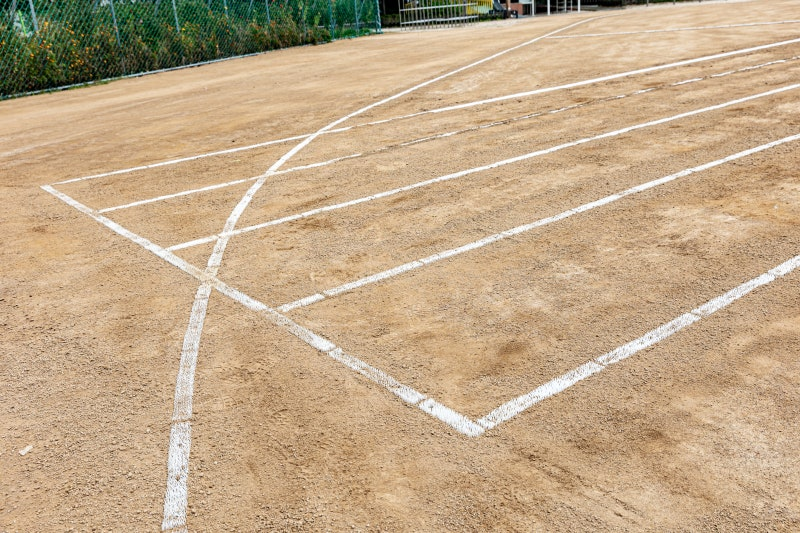
#> input picture hw/test_image.jpg, 800 x 533 px
$ python line_detect_2.py
#> lines starting #> are read from the running program, lines starting #| are printed output that depends on the picture; after the words box and inside, x2 and y2 are one past the last pixel; in counts of white or black regions, pixels touching at a corner belong together
#> further down, img is the input picture: shape (533, 800, 3); mean B, G, R 136.7, 168.9, 193.9
import cv2
import numpy as np

def nothing(x):
    pass

def resize_keep_ratio(img, max_width=1000, max_height=800):
#> called with max_width = 1000, max_height = 800
    h, w = img.shape[:2]
#> h = 533; w = 800

    scale_w = max_width / w
#> scale_w = 1.25
    scale_h = max_height / h
#> scale_h = 1.5
    scale = min(scale_w, scale_h, 1.0)  # 원본보다 키우지는 않음
#> scale = 1

    new_w = int(w * scale)
#> new_w = 800
    new_h = int(h * scale)
#> new_h = 533

    resized = cv2.resize(img, (new_w, new_h))
    return resized

# 1. 이미지 불러오기
img = cv2.imread('test_image.jpg')

if img is None:
    print("이미지를 불러오지 못했습니다. 'test_image.jpg' 경로를 확인하세요.")
    exit()

# 원본 비율 유지하면서 화면에 맞게 축소
img = resize_keep_ratio(img, max_width=1000, max_height=800)

# 2. 창 생성
cv2.namedWindow('Trackbars', cv2.WINDOW_NORMAL)
cv2.namedWindow('Original', cv2.WINDOW_NORMAL)
cv2.namedWindow('Mask', cv2.WINDOW_NORMAL)
cv2.namedWindow('Edges', cv2.WINDOW_NORMAL)
cv2.namedWindow('Line Detection', cv2.WINDOW_NORMAL)

# HSV 범위 (색상, 채도, 밝기)
cv2.createTrackbar('H_min_1', 'Trackbars', 0, 179, nothing)
cv2.createTrackbar('H_max_1', 'Trackbars', 10, 179, nothing)
cv2.createTrackbar('H_min_2', 'Trackbars', 160, 179, nothing)
cv2.createTrackbar('H_max_2', 'Trackbars', 179, 179, nothing)
cv2.createTrackbar('S_min', 'Trackbars', 100, 255, nothing)
cv2.createTrackbar('S_max', 'Trackbars', 255, 255, nothing)
cv2.createTrackbar('V_min', 'Trackbars', 80, 255, nothing)
cv2.createTrackbar('V_max', 'Trackbars', 255, 255, nothing)

# Morphology / Canny / Hough
cv2.createTrackbar('Kernel', 'Trackbars', 5, 15, nothing)
cv2.createTrackbar('Canny1', 'Trackbars', 50, 255, nothing)
cv2.createTrackbar('Canny2', 'Trackbars', 150, 255, nothing)
#조명, 노이즈, 선 굵기에 따라 edge 강도가 다르기 때문에 트랙바로 만듦
# threshold가 낮으면 edge 많이 검출 오검출 증가
# threshold가 높으면 edge 깔끔 약한 선 놓칠 수 있음
cv2.createTrackbar('Hough_Th', 'Trackbars', 50, 200, nothing)
cv2.createTrackbar('MinLen', 'Trackbars', 50, 500, nothing)
cv2.createTrackbar('MaxGap', 'Trackbars', 100, 500, nothing)

img_h, img_w = img.shape[:2]
#> img_h = 533; img_w = 800
cv2.createTrackbar('ROI_Y', 'Trackbars', img_h // 2, img_h - 1, nothing)

while True:
    frame = img.copy()

    # 3. ROI 설정(아래만 보게하는거임 (하늘 이런거 제낄라고))
    roi_y = cv2.getTrackbarPos('ROI_Y', 'Trackbars')
    roi = frame[roi_y:, :]
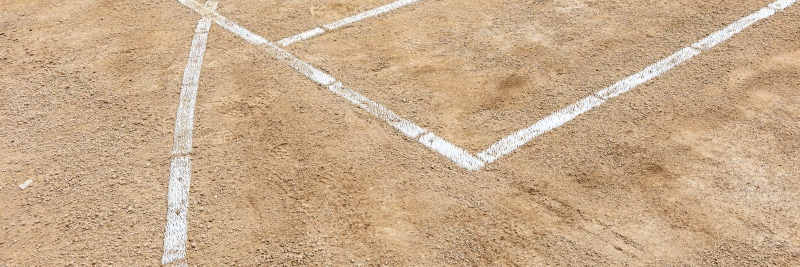
#> roi: shape (267, 800, 3); mean B, G, R 138.7, 170.9, 199.9

    result_img = frame.copy()
    cv2.rectangle(result_img, (0, roi_y), (frame.shape[1], frame.shape[0]), (255, 0, 0), 2)
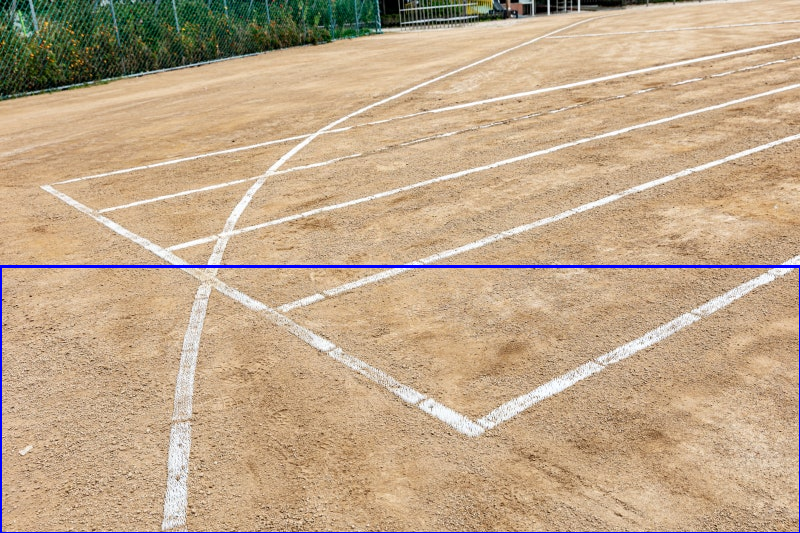
#> result_img: shape (533, 800, 3); 0.94% of pixels changed, all inside (x1, y1, x2, y2) = (0, 265, 800, 533)

    # 4. Blur + HSV 변환
    blur = cv2.GaussianBlur(roi, (5, 5), 0) #자갈ㄴㄴ
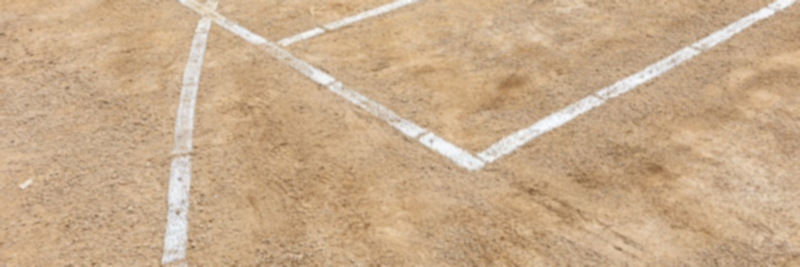
#> blur: shape (267, 800, 3); mean B, G, R 138.7, 170.9, 199.9
    hsv = cv2.cvtColor(blur, cv2.COLOR_BGR2HSV)
#> hsv: shape (267, 800, 3); mean H, S, V 16.8, 79, 199.9

    # 5. 트랙바 값 읽기
    h_min_1 = cv2.getTrackbarPos('H_min_1', 'Trackbars')
    h_max_1 = cv2.getTrackbarPos('H_max_1', 'Trackbars')
    h_min_2 = cv2.getTrackbarPos('H_min_2', 'Trackbars')
    h_max_2 = cv2.getTrackbarPos('H_max_2', 'Trackbars')
    s_min = cv2.getTrackbarPos('S_min', 'Trackbars')
    s_max = cv2.getTrackbarPos('S_max', 'Trackbars')
    v_min = cv2.getTrackbarPos('V_min', 'Trackbars')
    v_max = cv2.getTrackbarPos('V_max', 'Trackbars')

    kernel_size = cv2.getTrackbarPos('Kernel', 'Trackbars')
    if kernel_size < 1:
        kernel_size = 1
    if kernel_size % 2 == 0:
        kernel_size += 1

    canny1 = cv2.getTrackbarPos('Canny1', 'Trackbars')
    canny2 = cv2.getTrackbarPos('Canny2', 'Trackbars')
    hough_th = cv2.getTrackbarPos('Hough_Th', 'Trackbars')
    min_len = cv2.getTrackbarPos('MinLen', 'Trackbars')
    max_gap = cv2.getTrackbarPos('MaxGap', 'Trackbars')

    # 6. 빨간색 2구간 마스킹
    #빨강을 잡을 때 보통: 구간 1: 0 ~ 10, 구간 2: 160 ~ 179
    lower1 = np.array([h_min_1, s_min, v_min])
    upper1 = np.array([h_max_1, s_max, v_max])

    lower2 = np.array([h_min_2, s_min, v_min])
    upper2 = np.array([h_max_2, s_max, v_max])

    mask1 = cv2.inRange(hsv, lower1, upper1)
#> mask1: shape (267, 800); every value is 0
    mask2 = cv2.inRange(hsv, lower2, upper2)
    mask = cv2.bitwise_or(mask1, mask2)

    # 7. Morphology
    kernel = np.ones((kernel_size, kernel_size), np.uint8)
    mask = cv2.morphologyEx(mask, cv2.MORPH_OPEN, kernel) #흰색 노이즈를 먼저 깎아내고 다시 복원
    mask = cv2.morphologyEx(mask, cv2.MORPH_CLOSE, kernel) #선 내부의 작은 구멍이나 끊김을 메움

    # 8. Edge Detection
    #이진화된 마스크에서 경계선만 추출. HoughLinesP는 보통 edge 이미지에서 잘 작동
    #mask를 바로 넣기보다 Canny를 거치는 게 일반적
    edges = cv2.Canny(mask, canny1, canny2)

    # 9. 확률적 허프 변환 - 직선 형태의 선분 검출
    lines = cv2.HoughLinesP(
        edges,
        1,
        np.pi / 180,
        threshold=hough_th,
        minLineLength=min_len,
        maxLineGap=max_gap
    )
#> lines = None

    center_x = img_w // 2
#> center_x = 400
    cv2.line(result_img, (center_x, 0), (center_x, img_h), (0, 255, 255), 2)

    best_line = None
    best_length = 0

    if lines is not None:
        for line in lines:
            x1, y1, x2, y2 = line[0]
            # ROI에서 검출했기 때문에, y좌표를 원본 이미지 기준으로 다시 보정
            y1_full = y1 + roi_y
            y2_full = y2 + roi_y

            length = np.sqrt((x2 - x1) ** 2 + (y2_full - y1_full) ** 2)# 현재 선분의 길이 계산

            cv2.line(result_img, (x1, y1_full), (x2, y2_full), (0, 100, 0), 1)  # 검출된 모든 후보 선
            #가장 긴 선을 대표 선으로
            if length > best_length:
                best_length = length
                best_line = (x1, y1_full, x2, y2_full)

    if best_line is not None:
        x1, y1, x2, y2 = best_line
        cv2.line(result_img, (x1, y1), (x2, y2), (0, 255, 0), 3) #대표선

        # 중심점 계산:
        line_cx = (x1 + x2) // 2  # 대표 선의 양 끝점 평균을 이용해 선의 중점을 구함
        line_cy = (y1 + y2) // 2
        cv2.circle(result_img, (line_cx, line_cy), 6, (0, 0, 255), -1)

        # 화면 중앙 대비 오차 계산:
        error_x = line_cx - center_x
        # 각도 계산:
        angle_rad = np.arctan2((y2 - y1), (x2 - x1))
        angle_deg = np.degrees(angle_rad) #좌우 이동 제어나 yaw 보정에 활용

        cv2.putText(result_img, f'Center Error X: {error_x}', (10, 30),
                    cv2.FONT_HERSHEY_SIMPLEX, 0.7, (255, 255, 255), 2)
        cv2.putText(result_img, f'Angle: {angle_deg:.1f} deg', (10, 60),
                    cv2.FONT_HERSHEY_SIMPLEX, 0.7, (255, 255, 255), 2)
        cv2.putText(result_img, f'Best Length: {best_length:.1f}', (10, 90),
                    cv2.FONT_HERSHEY_SIMPLEX, 0.7, (255, 255, 255), 2)

        cv2.line(result_img, (center_x, line_cy), (line_cx, line_cy), (255, 255, 0), 2)

    else:
        cv2.putText(result_img, 'No line detected', (10, 30),
                    cv2.FONT_HERSHEY_SIMPLEX, 0.8, (0, 0, 255), 2)
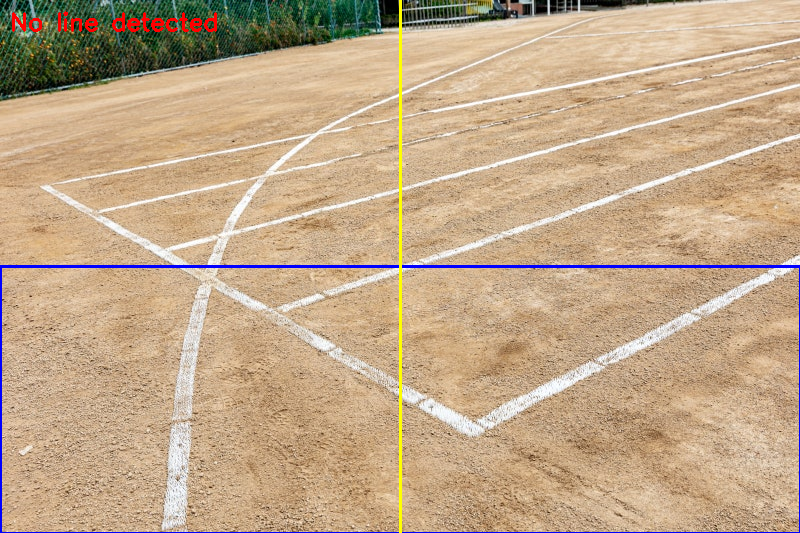
#> result_img: shape (533, 800, 3); mean B, G, R 137, 167.2, 192.8

    cv2.imshow('Original', frame)
    cv2.imshow('Mask', mask)
    cv2.imshow('Edges', edges)
    cv2.imshow('Line Detection', result_img)

    if cv2.waitKey(1) & 0xFF == ord('q'):
#> (key q is pressed here)
        break

cv2.destroyAllWindows()
